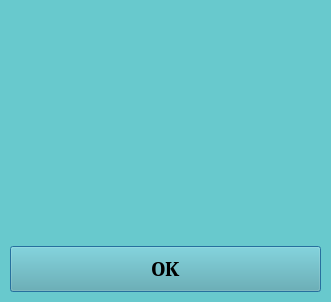
<?xml version="1.0" encoding="UTF-8"?>
<ui version="4.0">
 <class>error_window</class>
 <widget class="QDialog" name="error_window">
  <property name="geometry">
   <rect>
    <x>0</x>
    <y>0</y>
    <width>331</width>
    <height>302</height>
   </rect>
  </property>
  <property name="minimumSize">
   <size>
    <width>10</width>
    <height>10</height>
   </size>
  </property>
  <property name="maximumSize">
   <size>
    <width>331</width>
    <height>302</height>
   </size>
  </property>
  <property name="font">
   <font>
    <family>Cambria</family>
    <pointsize>18</pointsize>
    <weight>75</weight>
    <bold>true</bold>
   </font>
  </property>
  <property name="windowTitle">
   <string>Error</string>
  </property>
  <property name="styleSheet">
   <string notr="true">background-color: rgb(104, 201, 205);</string>
  </property>
  <widget class="QPushButton" name="ok_button">
   <property name="geometry">
    <rect>
     <x>10</x>
     <y>246</y>
     <width>311</width>
     <height>46</height>
    </rect>
   </property>
   <property name="font">
    <font>
     <family>Cambria</family>
     <pointsize>16</pointsize>
     <weight>75</weight>
     <bold>true</bold>
    </font>
   </property>
   <property name="styleSheet">
    <string notr="true">background-color: rgb(89, 172, 175)</string>
   </property>
   <property name="text">
    <string>OK</string>
   </property>
  </widget>
  <widget class="QLabel" name="check_label">
   <property name="geometry">
    <rect>
     <x>13</x>
     <y>0</y>
     <width>307</width>
     <height>246</height>
    </rect>
   </property>
   <property name="autoFillBackground">
    <bool>false</bool>
   </property>
   <property name="styleSheet">
    <string notr="true">image: url(:/newPrefix/design_for_error_window.png)</string>
   </property>
   <property name="text">
    <string/>
   </property>
   <property name="alignment">
    <set>Qt::AlignJustify|Qt::AlignVCenter</set>
   </property>
   <property name="margin">
    <number>0</number>
   </property>
  </widget>
 </widget>
 <resources>
  <include location="error_resource.qrc"/>
 </resources>
 <connections/>
</ui>
